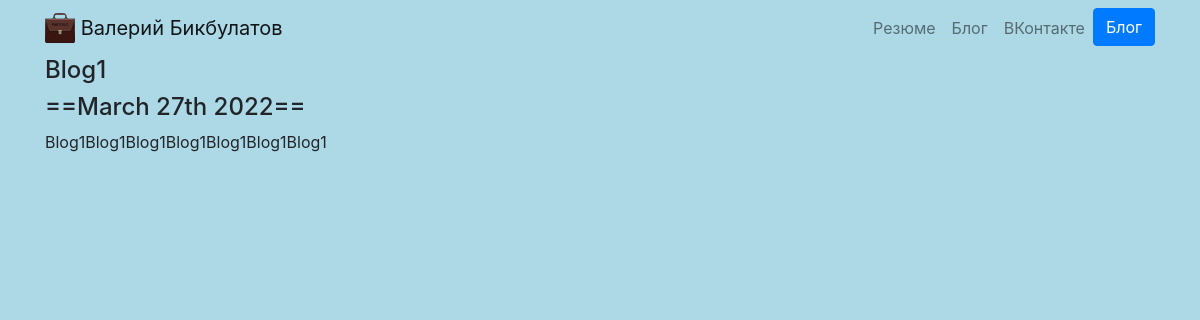
Page /blog/1/ on the committed database.
### blog/models.py (models this page shows)
class Blog(models.Model):    # БД django Blog связываем с нашей Model
    title= models.CharField(max_length=200)         # в заголовках нашей страницы будет не более 200 символов
    description= models.TextField()
    date=models.DateField()

### blog/views.py (the view)
# urls.py: path('<int:blog_id>/', views.detail, name='detail'),
def detail(request, blog_id):
    blog= get_object_or_404(Blog, pk=blog_id)
    return render(request, 'blog/detail.html', {'blog':blog})

### blog/templates/blog/detail.html
{% extends 'portfolio/base.html' %}
{% block content %}
<h4>{{ blog.title }}</h4>
<h4>=={{ blog.date|date:'F jS Y' }}==</h4>
{{ blog.description|safe|truncatechars:300  }}
{% endblock %}

### portfolio/static/portfolio/css/style.css (style rules this page uses)
body { background-color: lightblue; }

### rows in the picture
Blog: title "Blog1", date "March 27th 2022", description "Blog1Blog1Blog1Blog1Blog1Blog1Blog1"
